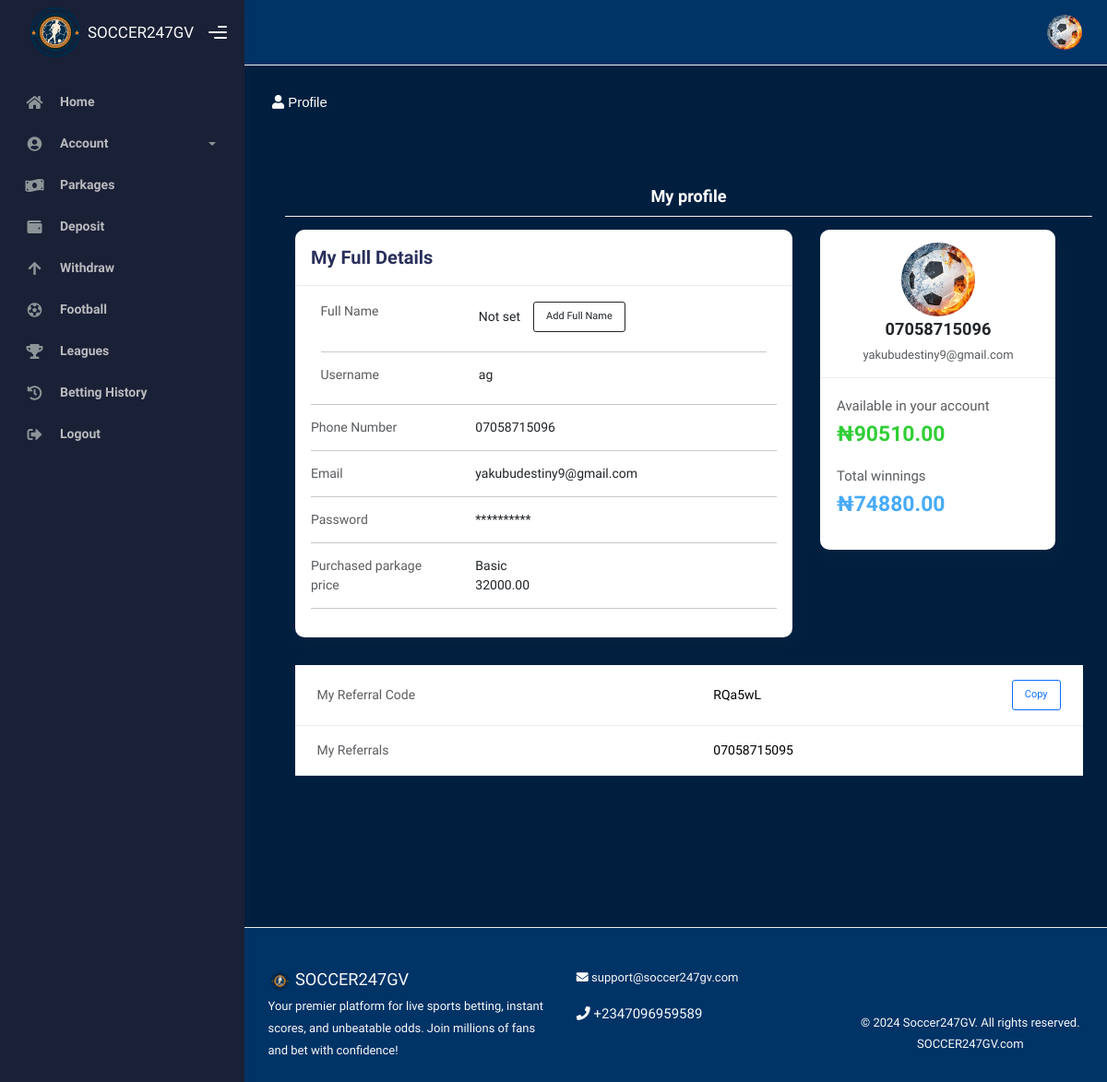
/profile/ (signed in), run on an earlier commit of the app's database.
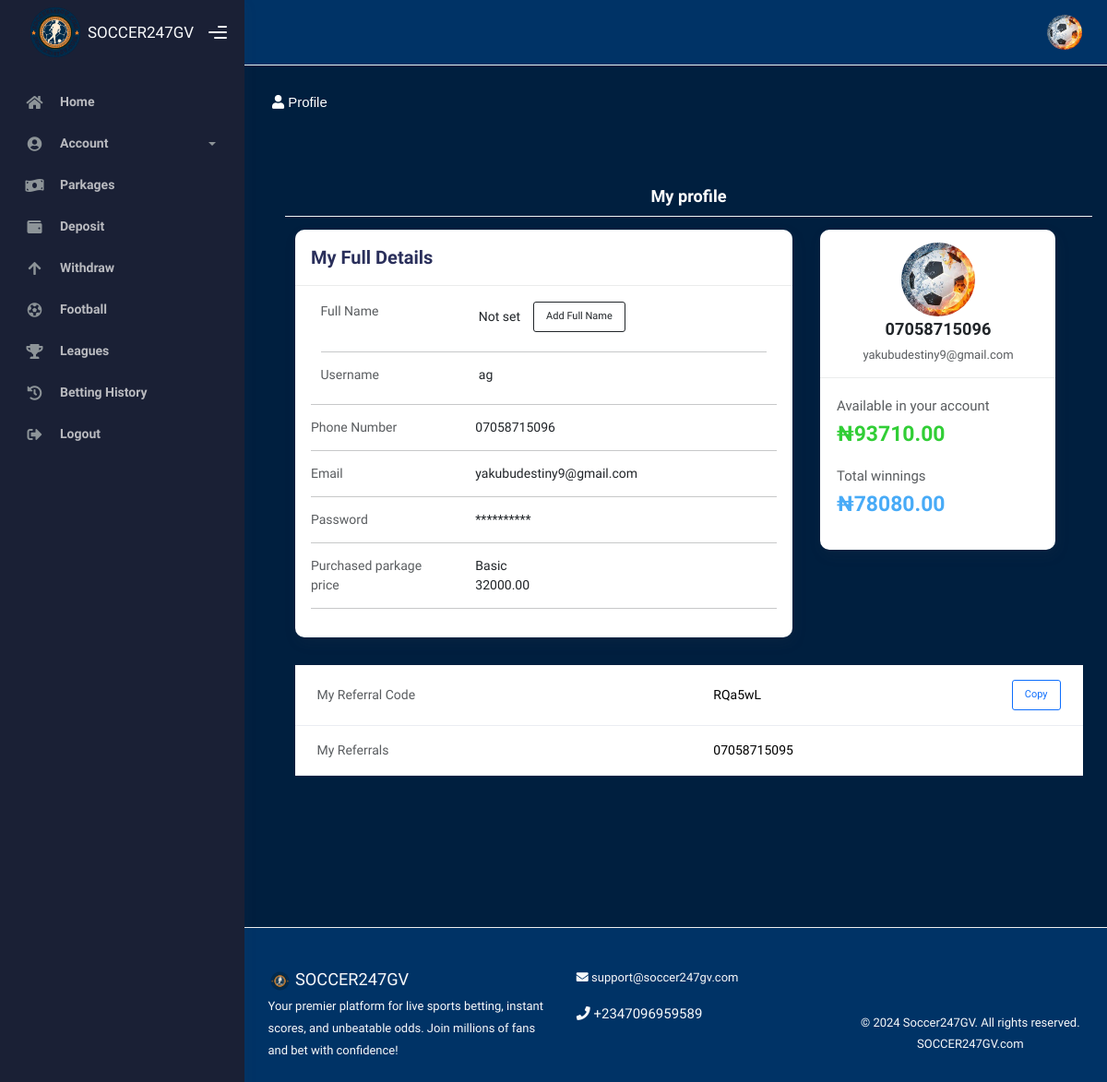
And on a later commit of the database.
### accounts/models.py (models this page shows, shortened)
class Account(AbstractBaseUser, PermissionsMixin):
    phone = models.CharField(verbose_name="phone number", max_length=15, unique=True)
    email = models.EmailField(verbose_name="email", max_length=100, unique=True)
    username = models.CharField(max_length=100, unique=True)
    fullname = models.CharField(max_length=200)
    referral_code = models.CharField(max_length=6, unique=True, editable=False)
    date_joined = models.DateTimeField(verbose_name="date joined", auto_now_add=True)
    referred_by = models.ForeignKey('self', on_delete=models.SET_NULL, null=True, blank=True, related_name='referred')
    referral = models.ForeignKey('self', on_delete=models.SET_NULL, null=True, blank=True, related_name='referrals', default=None)
    last_login = models.DateTimeField(verbose_name="last login", auto_now=True)
    is_admin = models.BooleanField(default=False)
    is_active = models.BooleanField(default=True)  # Changed default to True for regular users
    is_staff = models.BooleanField(default=False)
    is_superuser = models.BooleanField(default=False)
    USERNAME_FIELD = 'phone'
    REQUIRED_FIELDS = ['username', 'email']
    objects = AccountManager()
    def __str__(self):
        return self.phone

class UserBalance(models.Model):
    user = models.OneToOneField(settings.AUTH_USER_MODEL, on_delete=models.CASCADE)
    main_balance = models.DecimalField(max_digits=15, decimal_places=2, default=0.00)
    total_profits = models.DecimalField(max_digits=15, decimal_places=2, default=0.00)
    purchased_package_name = models.CharField(max_length=100, null=True, blank=True)  # Allow NULL
    purchased_package = models.DecimalField(max_digits=15, decimal_places=2, default=0.00)

### Soccer_app/views.py (the view)
# urls.py: path('profile/',views.profile,name='profile'),
def profile(request):
    return render(request,'home/profile.html')

### Soccer_app/templates/home/profile.html (shortened to what this page needs)
{% extends 'core/base/base.html' %}
{% load static %}
{% block contents %}
  <div class="page-inner">
    <div class="d-flex align-items-left align-items-md-center flex-column flex-md-row pt-2 pb-4">
      <div>
        <h6 style="font-family: Verdana, Geneva, Tahoma, sans-serif; color: white;" class="mb-3"><i class="fas fa-user"></i> Profile</h6>
      </div>
    </div>
    <div class="row mb-5 pb-5 p-0">
      <div class="row mx-3">
        <div class="containe-fluid d-flex justify-content-center border-bottom mb-3 mb-3 mt-5">
          <h5 class="fw-bold">My profile</h5>
        </div>
        <div class="container-fluid">
          <div class="row me-3">
            <div class="col-md-8">
              <div class="card">
                <div class="card-header">
                  <h4 class="card-title mb-0">My Full Details</h4>
                </div>
                <div class="card-body">
                  <div class="container">
                    <div class="row mb-4">
                      <div class="col-sm-4 text-muted">Full Name</div>
                      <div class="col-sm-8">
                        <div class="d-flex align-items-center">
                          <span>{{ request.user.fullname|default:'Not set' }}</span>
                          {% if not request.user.fullname or request.user.fullname == 'Not set' %}
                            <button class="btn btn-outline-dark btn-sm ms-3" onclick="showFullNameInput()">Add Full Name</button>
                          {% endif %}
                        </div>
                      </div>
                    </div>
                    <hr />
                    <div class="row mb-4">
                      <div class="col-sm-4 text-muted">Username</div>
                      <div class="col-sm-8">
                        <div class="d-flex align-items-center">
                          <span>{{ request.user.username|default:'Not set' }}</span>
                        </div>
                      </div>
                    </div>
                  </div>
                  <hr />
                  <div class="row mb-3">
                    <div class="col-sm-4 text-muted">Phone Number</div>
                    <div class="col-sm-8">{{ request.user.phone }}</div>
                  </div>
                  <hr />
                  <div class="row mb-3">
                    <div class="col-sm-4 text-muted">Email</div>
                    <div class="col-sm-8">{{ request.user.email }}</div>
                  </div>
                  <hr />
                  <div class="row mb-3">
                    <div class="col-sm-4 text-muted">Password</div>
                    <div class="col-sm-8">**********</div>
                  </div>
                  <hr />
                  <div class="row mb-3">
                    <div class="col-sm-4 text-muted">Purchased parkage</div>
                    <div class="col-sm-8">{{ request.user.userbalance.purchased_package_name }}</div>
                    <div class="col-sm-4 text-muted">price</div>
                    <div class="col-sm-8">{{ request.user.userbalance.purchased_package }}</div>
                  </div>
                  <hr />
                </div>
              </div>
            </div>
            <div class="col-md-4">
              <div class="card mb-4">
                <div class="card-header text-center">
                  <img style="width: 80px; height: 80px; object-fit: cover;" src="{% static 'img/profile_pic.jpeg' %}" alt="..." class="avatar-img rounded-circle" />
                  <h5 class="fw-bold mb-1">{{ request.user.phone }}</h5>
                  <small class="text-muted">{{ request.user.email }}</small>
                </div>
                <div class="card-body">
                  <div class="row mb-2">
                    <p class="text-muted mb-0">Available in your account</p>
                    <h3 class="text-success fw-bold">₦{{ request.user.userbalance.main_balance|floatformat:2 }}</h3>
                  </div>
                  <div class="row mb-2">
                    <p class="text-muted mb-0">Total winnings</p>
                    <h3 class="text-info fw-bold">₦{{ request.user.userbalance.total_profits|floatformat:2 }}</h3>
                  </div>
                </div>
              </div>
            </div>
          </div>
          <div class="table-responsive">
            <table class="table">
              <tr>
                <td class="text-muted">My Referral Code</td>
                <td class="d-flex justify-content-between align-items-center">
                  <span id="referralCode">{{ request.user.referral_code }}</span>
                  <button id="copyButton" class="btn btn-sm btn-outline-primary" onclick="copyReferralCode()">Copy</button>
                </td>
              </tr>
              <tr>
                <td class="text-muted">My Referrals</td>
                <td>
                  {% if request.user.referral %}
                    {{ request.user.referral }}
                  {% else %}
                    <div class="alert alert-warning mb-0" role="alert">No referrals</div>
                  {% endif %}
                </td>
              </tr>
            </table>
          </div>
        </div>
      </div>
    </div>
  </div>
{% endblock %}

### Soccer_app/templates/core/base/base.html (shortened to what this page needs)
{% load static %}
<!DOCTYPE html>
<html lang="en">
  <head>
    <link rel="stylesheet" href="{% static 'css/bootstrap.min.css' %}" />
    <link rel="stylesheet" href="{% static 'css/plugins.min.css' %}" />
    <link rel="stylesheet" href="{% static 'css/kaiadmin.min.css' %}" />
    <link rel="stylesheet" href="{% static 'css/demo.css' %}" />
  </head>
  <body class="bg-dark-blue">
    <div class="wrapper">
      {% include '../sections/nav.html' %}
      <div class="main-panel">
        {% include '../sections/header.html' %}
        <div class="container">
          {% block contents %}
          {% endblock %}
          {% include '../sections/footer.html' %}
        </div>
      </div>
    </div>
  </body>
</html>

### Soccer_app/templates/core/sections/nav.html (shortened to what this page needs)
{% load static %}
<div class="sidebar" data-background-color="dark">
  <div class="sidebar-logo">
    <div class="logo-header" data-background-color="dark">
      <a href="index.html" class="logo text-light"><img src="{% static 'img/soccer_logo.png' %}" alt="navbar brand" class="navbar-brand" height="70" />SOCCER247GV</a>
      <div class="nav-toggle">
        <button class="btn btn-toggle toggle-sidebar"><i class="gg-menu-right"></i></button>
      </div>
    </div>
  </div>
  <div class="sidebar-wrapper scrollbar scrollbar-inner">
    <div class="sidebar-content">
      <ul class="nav nav-secondary" id="sidebar-nav">
        <li class="nav-item">
          <a href="{% url 'home' %}">
            <i class="fas fa-home"></i>
            <p>Home</p>
          </a>
        </li>
        {% if user.is_authenticated %}
          <li class="nav-item">
            <a data-bs-toggle="collapse" href="#base">
              <i class="fas fa-user-circle"></i>
              <p>Account</p>
              <span class="caret"></span>
            </a>
          </li>
        {% endif %}
        <li class="nav-item">
          <a href="{% url 'parkages' %}">
            <i class="fas fa-money-bill-wave"></i>
            <p>Parkages</p>
          </a>
        </li>
        {% if user.is_authenticated %}
          <li class="nav-item">
            <a href="{% url 'Deposit' %}">
              <i class="fas fa-wallet"></i>
              <p>Deposit</p>
            </a>
          </li>
        {% endif %}
        {% if user.is_authenticated %}
          <li class="nav-item">
            <a href="{% url 'Withdraw' %}">
              <i class="fas fa-arrow-up"></i>
              <p>Withdraw</p>
            </a>
          </li>
        {% endif %}
        <li class="nav-item">
          <a href="{% url 'football' %}">
            <i class="fas fa-futbol"></i>
            <p>Football</p>
          </a>
        </li>
        <li class="nav-item">
          <a href="{% url 'league' %}">
            <i class="fas fa-trophy"></i>
            <p>Leagues</p>
          </a>
        </li>
        {% if user.is_authenticated %}
          <li class="nav-item">
            <a href="{% url 'bet_history' %}">
              <i class="fas fa-history"></i>
              <p>Betting History</p>
            </a>
          </li>
        {% endif %}
        {% if user.is_authenticated %}
          <li class="nav-item text-white">
            <a class="text-white" href="{% url 'logout' %}"><i class="fas fa-sign-out-alt"></i><p>Logout</p></a>
          </li>
        {% endif %}
      </ul>
    </div>
  </div>
</div>

### Soccer_app/templates/core/sections/header.html (shortened to what this page needs)
{% load static %}
{% load humanize %}
<div class="main-header">
  <nav style="background-color: #003366;" class="navbar navbar-header navbar-header-transparent navbar-expand-lg border-bottom">
    <div class="container-fluid">
      <ul class="navbar-nav topbar-nav ms-md-auto align-items-center">
        <li class="nav-item topbar-user dropdown hidden-caret">
          <a class="dropdown-toggle profile-pic" data-bs-toggle="dropdown" href="#" aria-expanded="false">
            <div class="avatar-sm">
              <img src="{% static 'img/profile_pic.jpeg' %}" alt="..." class="avatar-img rounded-circle" />
            </div>
          </a>
        </li>
      </ul>
    </div>
  </nav>
</div>

### Soccer_app/templates/core/sections/footer.html (shortened to what this page needs)
{% load static %}
<footer class="footer py-4 mt-5 pt-5" style="background-color:#003366; color: #f1f1f1;">
  <div class="container-fluid">
    <div class="row">
      <div class="col-md-6 mb-3">
        <h5 class="mb-1 text-light">
          <img src="{% static 'img/soccer_logo.png' %}" height="25" alt="Soccer247GV Logo" />
          SOCCER247GV
        </h5>
        <p class="small text-light">Your premier platform for live sports betting, instant scores, and unbeatable odds. Join millions of fans and bet with confidence!</p>
      </div>
      <div class="col-md-6 mb-3">
        <p class="small text-light">
          <i class="fas fa-envelope"></i> support@soccer247gv.com
        </p>
        <p class="text-light">
          <i class="fas fa-phone"></i> +2347096959589
        </p>
      </div>
    </div>
    <div class="text-center mt-3">
      <p class="text-light small mb-0">
        &copy; 2024 Soccer247GV. All rights reserved. <a href="#" class="text-light">SOCCER247GV.com</a>
      </p>
    </div>
  </div>
</footer>

### Soccer_app/templates/core/base/base.html (style rules this page uses)
.bg-dark-blue { background-color: #001f3f; }
.bg-dark-blue { background-color: #001f3f !important; color: white; }
tbody tr { color: #001f3f; }

What changed in the data, as far as the page shows it:
changed through a linked row, Account "Not set": user.userbalance.main_balance "90510.00" → "93710.00"; user.userbalance.total_profits "74880.00" → "78080.00"
